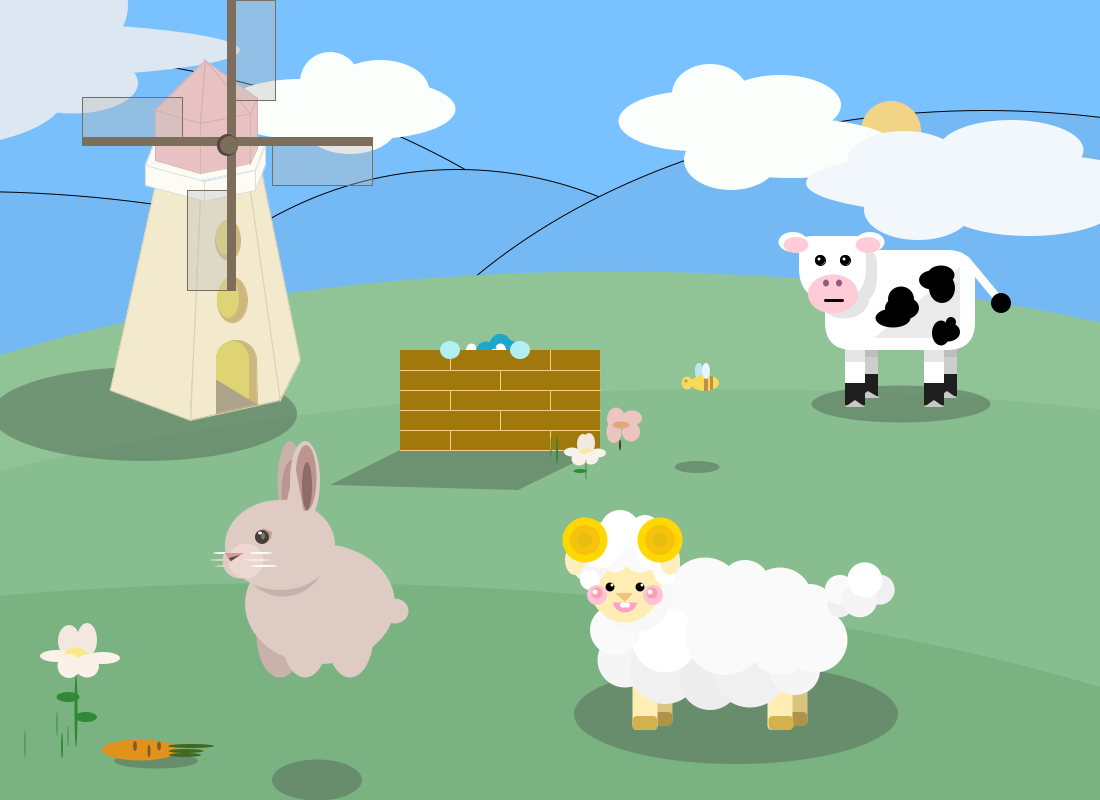
Frame 1 (no input)
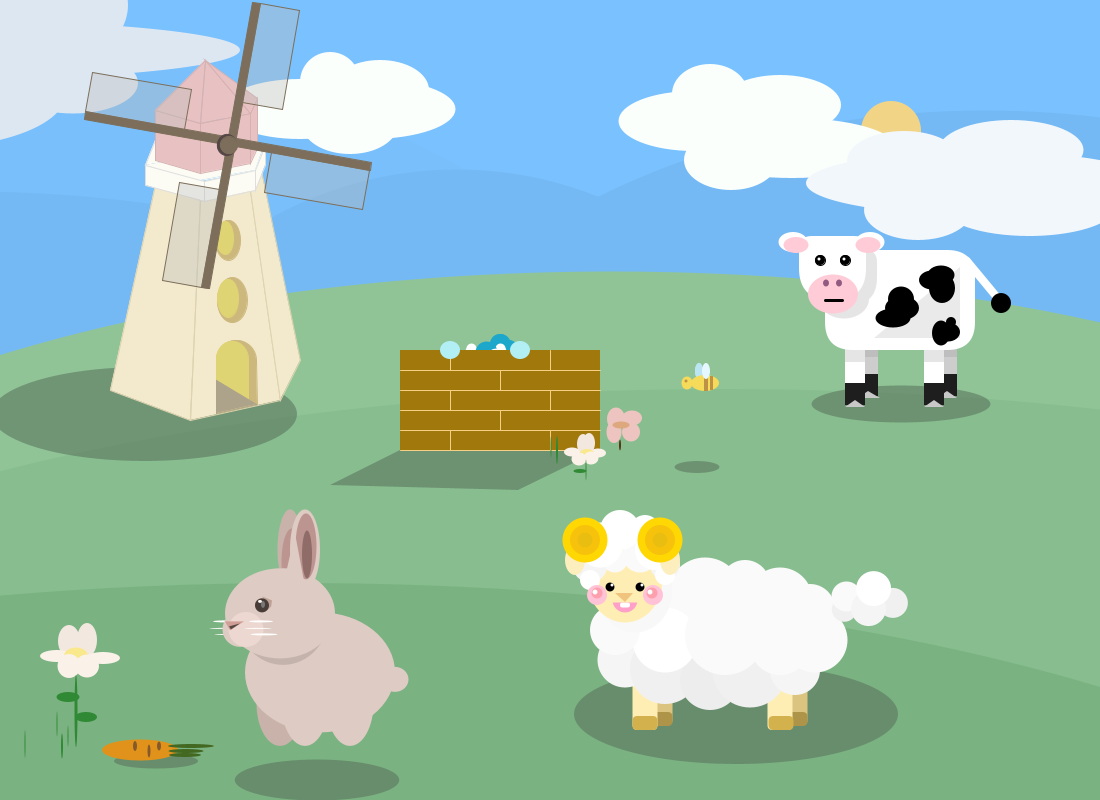
Frame 60 (the mouse pressed at the canvas centre just before this capture)
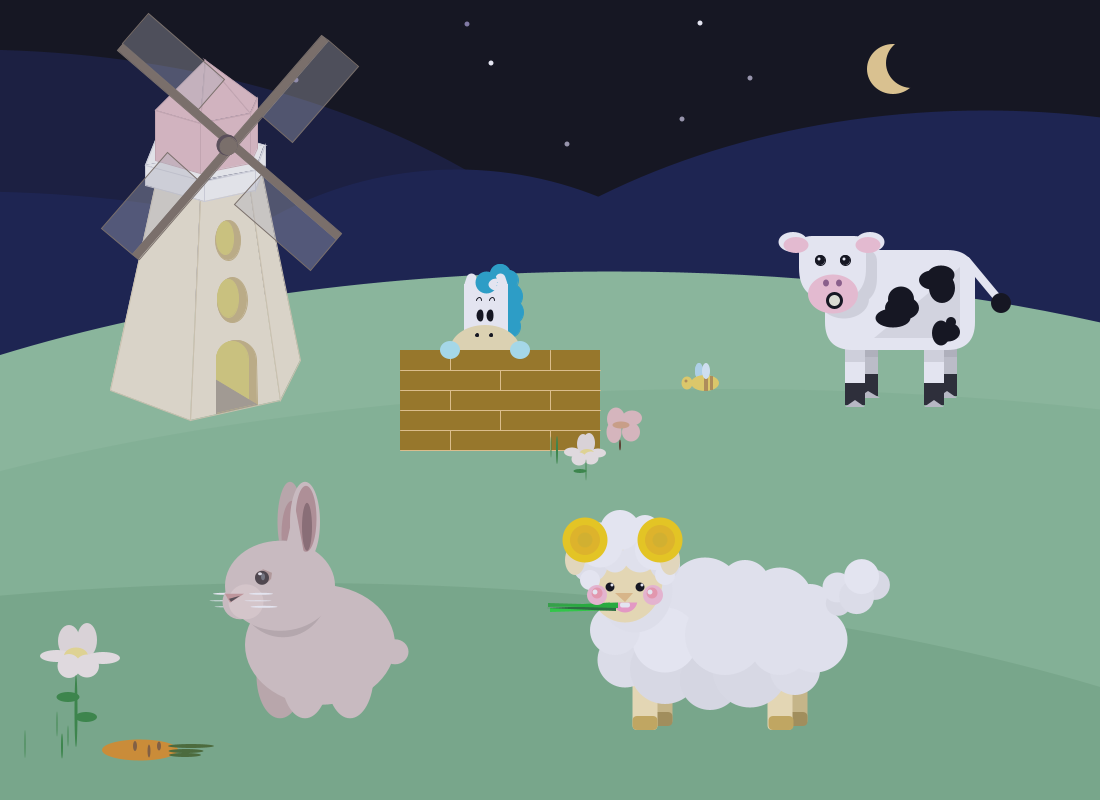
Frame 120 (the mouse held since frame 60 and released just before this capture)

The Processing sketch that drew these frames (run headless with seeded random() and noise(); from frame 60 on, the mouse is pressed at the canvas centre):

// Processing sketch: team_project_final
// ── team_project_final.pde
int hornSize = 0;
int x = 0;
int y = 0;
float angle = 0;
float aVelocity = 0;
float aAcceleration = 0.0001;
float rabx =300;
float raby =600;
float rabShadowLength = 0;
float speed =0;
float gravity = 0.1;
int gx = 0;
float tx = 0;
float ty = 0;
boolean day = true;

void setup() {
  size(1100, 800);
}

//background
void draw() {
  if (mousePressed)
  {
    background(0);
    fill(#070B27);
    ellipse(-33, 509, 1478, 919);
    fill(#0A113B);
    ellipse(-33, 651, 1587, 919);
    ellipse(457, 629, 832, 919);
    ellipse(985, 570, 1326, 919);
    //grassland0
    noStroke();
    fill(#90C496);
    ellipse(612, 700, 2063, 857);
    fill(#88be8f);
    ellipse(724, 826, 2481, 874);
    fill(#7ab281);
    ellipse(297, 1020, 2481, 874);
    //moon
    fill(#F2D487);
    ellipse(893, 69, 52, 50);
    fill(0);
    ellipse(912, 63, 52, 50);
     //stars
    fill(255, 255, 255);
    ellipse(491, 63, 5, 5);
    ellipse(700, 23, 5, 5);
    fill(#A09CAA);
    ellipse(750, 78, 5, 5);
    ellipse(682, 119, 5, 5);
    ellipse(567, 144, 5, 5);
    fill(#857BA2);
    ellipse(467, 24, 5, 5);
    ellipse(296, 80, 5, 5);
    day = false;
  } else {
    //morning

    background(#79C1FF);
    fill(#79bffb);
    ellipse(-33, 509, 1478, 919);
    fill(#74b9f4);
    ellipse(-33, 651, 1587, 919);
    ellipse(457, 629, 832, 919);
    ellipse(985, 570, 1326, 919);
    //grassland0
    noStroke();
    fill(#90C496);
    ellipse(612, 700, 2063, 857);
    fill(#88be8f);
    ellipse(724, 826, 2481, 874);
    fill(#7ab281);
    ellipse(297, 1020, 2481, 874);
    //sun
    fill(#F2D487);
    ellipse(891, 131, 60, 60);
    //cloud 1
    fill(#FAFFFB);
    ellipse(300, 109, 155, 60);
    ellipse(330, 82, 60, 60);
    ellipse(350, 124, 96, 60);
    ellipse(380, 90, 98, 60);
    ellipse(370, 109, 171, 60);
    //cloud 2
    ellipse(792, 148, 209, 60);
    ellipse(710, 94, 76, 60);
    ellipse(731, 160, 94, 60);
    ellipse(780, 105, 122, 60);
    ellipse(694, 121, 151, 60);
    //cloud 3
    fill(#F2F7FC);
    ellipse(979, 183, 346, 64);
    ellipse(1029, 206, 175, 60);
    ellipse(918, 210, 108, 60);
    ellipse(1011, 150, 145, 60);
    ellipse(904, 161, 114, 60);
    //cloud 4
    fill(#DCE7F2);
    ellipse(-41, 5, 338, 177);
    ellipse(-63, 50, 606, 60);
    ellipse(73, 83, 130, 61);
    ellipse(-73, 94, 277, 108);
    day = true;
  }


  //custom functions
  makeCow(900, 300);
  wind(0, 0);
  shoongshoong(400, 350);
  drawSheep(500, 440);
  minji();
}


void makeCow(int x, int y) {
  pushStyle();
  noStroke();
    
  //shadow
  if (day) {
    fill(#5a745d, 150);
  } else {
    fill(#5a745d, 0);
  }
  ellipse(x+1, y+104, 179, 37);  
  
  //create horns
  stroke(1);
  fill(245, 245, 220);
  triangle(x-90, y-60, x-85, y-60-hornSize, x-80, y-60);
  triangle(x-60, y-60, x-55, y-60-hornSize, x-50, y-60);

  noStroke();
  //make cow legs
  //x + 11 (+7 + 4 +15) y - 9(-6 -3)
  fill(205, 205, 205);
  rect(x-42, y+32, 20, 60);
  fill(30, 30, 30);
  rect(x-42, y+74, 20, 22);
  fill(200);
  triangle(x-42, y+98, x-32, y+91, x-20, y+98);
  fill(190, 190, 190);
  rect(x-42, y+32, 20, 25);
  
  fill(255, 255, 255);
  rect(x-55, y+41, 20, 60);
  fill(30, 30, 30);
  rect(x-55, y+83, 20, 22);
  fill(200);
  triangle(x-55, y+107, x-45, y+100, x-35, y+107);
  fill(229, 229, 229);
  rect(x-55, y+32, 20, 30);
  
  fill(205, 205, 205);
  rect(x+37, y+32, 20, 60);
  fill(30, 30, 30);
  rect(x+37, y+74, 20, 22);
  fill(200);
  triangle(x+37, y+98, x+47, y+91, x+57, y+98);
  fill(190, 190, 190);
  rect(x+37, y+32, 20, 25);

  fill(255, 255, 255);
  rect(x+24, y+41, 20, 60);
  fill(30, 30, 30);
  rect(x+24, y+83, 20, 22);
  fill(200);
  triangle(x+24, y+107, x+34, y+100, x+44, y+107);
  fill(229, 229, 229);
  rect(x+24, y+32, 20, 30);
  
  
  //make cow body
  fill(255, 255, 255);
  rect(x-75, y-50, 150, 100, 28);
  
  //make cow body shadow
  fill(234, 234, 234);
  triangle(x+60, y+-33, x+60, y+38, x+-26, y+38);

  //make cow spots
  fill(0, 0, 0);
  ellipse(x+-45, y-18, 19, 24);
  ellipse(x-52, y+-7, 23, 19);
  ellipse(x-42, y-8, 22, 24);
  ellipse(x+-7, y+18, 35, 19);
  ellipse(x+2, y+8, 34, 24);
  ellipse(x+1, y-1, 26, 25);
  ellipse(x+41, y-25, 27, 19);
  ellipse(x+32, y-20, 26, 19);
  ellipse(x+42, y-12, 26, 30);
  ellipse(x+41, y+33, 18, 25);
  ellipse(x+48, y+32, 24, 19);
  ellipse(x+51, y+22, 10, 10);

  //create cow head & mouse shadow
  fill(229, 229, 229);
  rect(x-90, y-50, 67, 55, 13, 12, 44, 59);
  fill(229, 229, 229);
  ellipse(x+-56, y+-1, 50, 39);

  
  //create cow head & mouse
  fill(255, 255, 255);
  rect(x-101, y-64, 67, 64, 13, 12, 44, 59);
  fill(255, 203, 215);
  ellipse(x+-67, y+-6, 50, 39);
  
  //create cow mouse animation
  stroke(1);
  strokeWeight(3);
  if (mousePressed) {
    fill(245, 245, 220);
    circle(x-66, y, 14);
  } else {
    fill(0, 0, 0);
    line(x-75, y+0, x-58, y+0);
  }

  //create cow eyes
  strokeWeight(1);
  fill(0, 0, 0);
  circle(x+-80, y+-40, 10);
  circle(x+-55, y+-40, 10);
  noStroke();
  fill(255, 255, 255);
  circle(x+-81, y+-41, 3);
  circle(x+-56, y+-41, 3);
  
  //create cow nose
  noStroke();
  fill(144, 90, 129);
  ellipse(x+-74, y+-17, 6, 7);
  ellipse(x+-61, y+-17, 6, 7);
  
  //create cow ears
  fill(255, 255, 255);
  ellipse(x-30, y+-58, 29, 20);
  fill(255, 255, 255);
  ellipse(x-107, y+-58, 29, 20);
  fill(255, 203, 215);
  ellipse(x-32, y+-55, 25, 16);
  fill(255, 203, 215);
  ellipse(x-104, y+-55, 25, 16);
  
  //create cow tail
  stroke(255);
  strokeWeight(8);
  line(x+100, y+1, x+66, y-40);
  noStroke();
  fill(0);
  ellipse(x+101, y+3, 20, 20);

  //increase horn size when mouse is near cow
  stroke(1);
  if (dist(mouseX, mouseY, x, y) < 110) {
    hornSize += 1;
  } else {
    hornSize -= 2;
  }

  hornSize = constrain(hornSize, 0, 15);

  //if horn size is max and mouse pressed create milk
  if (hornSize == 15 && mousePressed) {
    noStroke();
    fill(228, 204, 204);
    rect(x-110, y+40, 20, 20, 5);
     fill(228, 204, 204);
    rect(x-110, y+40, 20, 20, 5);
    fill(255);
    rect(x-115, y+53, 30, 60, 5);
    fill(228);
    rect(x-112, y+57, 24, 52, 5);
    fill(255);
    rect(x-110, y+59, 25, 53, 5);
  }


  popStyle();
}

void wind(int x, int y) {
  pushStyle();

  //shadow
  if (day) {
    fill(#5a745d, 150);
  } else {
    fill(#5a745d, 0);
  }
  ellipse(x+144, y+414, 306, 94);

  //body
  fill(243, 234, 205);
  stroke(222, 210, 174);
  quad(200, 200, 250, 190, 280, 400, 190, 420);
  quad(155, 185, 200, 200, 190, 420, 110, 390);
  quad(250, 190, 260, 165, 300, 360, 280, 400);

  //window
  fill(204, 184, 125);
  stroke(204, 184, 125);
  ellipse(228, 240, 25, 40);
  ellipse(232, 300, 30, 45);
  fill(223, 212, 115);
  stroke(223, 212, 115);
  ellipse(225, 238, 17, 33);
  ellipse(228, 298, 21, 38);

  //door
  fill(204, 184, 125);
  stroke(204, 184, 125);
  ellipse(236, 360, 40, 40);
  quad(216, 360, 256, 360, 257, 404, 217, 413);
  fill(223, 212, 115);
  stroke(223, 212, 115);
  ellipse(232, 359, 32, 36);
  quad(216, 360, 248, 360, 248, 405, 216, 413);
  fill(173, 163, 139);
  stroke(173, 163, 139);
  triangle(216, 413, 216, 380, 256, 404);

  //head
  fill(252, 252, 245);
  stroke(222, 222, 222);
  quad(155, 140, 215, 130, 265, 145, 145, 165);
  stroke(252, 252, 245);
  quad(146, 165, 264, 145, 255, 170, 195, 181);
  stroke(222, 222, 222);
  quad(145, 165, 204, 181, 204, 201, 145, 185);
  quad(204, 181, 255, 170, 255, 190, 204, 201);
  quad(255, 170, 265, 145, 265, 165, 255, 190);

  fill(232, 194, 194);
  stroke(214, 177, 177);
  quad(155, 160, 155, 110, 200, 123, 200, 173);
  quad(200, 173, 200, 123, 250, 113, 250, 163);
  quad(250, 163, 250, 113, 257, 98, 257, 148);
  triangle(200, 123, 205, 60, 250, 113);
  triangle(155, 110, 205, 60, 200, 123);
  triangle(250, 113, 205, 60, 257, 98);

  //wing
  pushMatrix();
  translate(227, 145);
  rotate(angle);

  fill(124, 110, 90);
  stroke(124, 110, 90);
  rect(0, -145, 8, 290);
  rect(-145, -8, 290, 8);

  fill(188, 188, 188, 95);
  quad(-145, -8, -145, -48, -45, -48, -45, -8);
  quad(8, -145, 48, -145, 48, -45, 8, -45);
  quad(145, 0, 145, 40, 45, 40, 45, 0);
  quad(0, 145, -40, 145, -40, 45, 0, 45);

  aVelocity = aVelocity + aAcceleration;

  angle = angle + aVelocity;

  if (angle > 30) {
    aVelocity = aVelocity - aAcceleration;
  }

  fill(85, 70, 70);
  stroke(85, 70, 70);
  ellipse(0, 0, 20, 21);
  fill(124, 110, 90);
  stroke(124, 110, 90);
  circle(2, 0, 17);
  popMatrix();

  popStyle();
}

void shoongshoong(int a, int b) {

  pushStyle();

  int x=a;
  int y=b+70;
  if (mouseX<a+200 && mouseX>a && mouseY>b && mouseY<b+90) {
    y-=70;
  }

  //shadow
  if (day) {
    fill(#5a745d, 150);
  } else {
    fill(#5a745d, 0);
  }
  quad(a, b+100, a-70, b+135, a+118, b+140, a+200, b+100);

  //hair
  stroke(#1DA7CB);
  fill(#1DA7CB);
  ellipse(x+100, y-76, 20, 20);
  ellipse(x+108, y-70, 20, 20);
  ellipse(x+110, y-54, 25, 25);
  ellipse(x+111, y-38, 25, 25);
  ellipse(x+109, y-24, 23, 23);

  //ear
  strokeWeight(10);
  strokeJoin(ROUND);
  stroke(255);
  triangle(x+69, y-66, x+73, y-66, x+71, y-72);
  triangle(x+102, y-66, x+98, y-66, x+100, y-72);

  //face
  noStroke();
  fill(255);
  rect(x+64, y-66, 44, 65);
  fill(#F5E7B2);
  ellipse(x+85, y, 70, 50);

  //hair
  stroke(#1DA7CB);
  fill(#1DA7CB);
  ellipse(x+86, y-68, 12, 12);
  stroke(255);
  fill(255);
  ellipse(x+97, y-66, 8, 2);

  //eyes
  fill(0);
  stroke(0);
  strokeWeight(2);
  ellipse(x+80, y-35, 5, 10);
  ellipse(x+90, y-35, 5, 10);

  //eyebrows
  stroke(0);
  strokeWeight(1);
  noFill();
  arc(x+79, y-50, 5, 5, PI, TWO_PI);
  arc(x+92, y-50, 5, 5, PI, TWO_PI);

  //nose
  fill(0);
  ellipse(x+77, y-15, 3, 3);
  ellipse(x+91, y-15, 3, 3);

  //wall
  noStroke();
  fill(#A0780B);
  rect(a, b, 200, 100);
  stroke(#F5CF83);
  strokeWeight(1);
  line(a, b+20, a+200, b+20);
  line(a, b+40, a+200, b+40);
  line(a, b+60, a+200, b+60);
  line(a, b+80, a+200, b+80);
  line(a, b+100, a+200, b+100);
  line(a+50, b, a+50, b+20);
  line(a+150, b, a+150, b+20);
  line(a+100, b+20, a+100, b+40);
  line(a+50, b+40, a+50, b+60);
  line(a+150, b+40, a+150, b+60);
  line(a+100, b+60, a+100, b+80);
  line(a+50, b+80, a+50, b+100);
  line(a+150, b+80, a+150, b+100);
  //hands
  fill(#B2EFF5);
  noStroke();
  ellipse(a+50, b, 20, 18);
  ellipse(a+120, b, 20, 18);


  popStyle();
}

void drawSheep(int x, int y) {
  pushStyle();
  rectMode(CENTER);
  noStroke();

  //shadow
  if (day) {
    fill(#5a745d, 150);
  } else {
    fill(#5a745d, 0);
  }
  ellipse(x+236, y+274, 324, 100);


  //legs_fore
  fill(218, 196, 127);
  rect(x+160, y+255, 25, 60, 5);
  fill(173, 148, 72);
  rect(x+160, y+279, 25, 14, 5);
  fill(255, 238, 180);
  rect(x+145, y+260, 25, 60, 5);
  fill(211, 178, 78);
  rect(x+145, y+283, 25, 14, 5);

  //legs_hind
  fill(218, 196, 127);
  rect(x+295, y+255, 25, 60, 5);
  fill(173, 148, 72);
  rect(x+295, y+279, 25, 14, 5);
  fill(255, 238, 180);
  rect(x+280, y+260, 25, 60, 5);
  fill(211, 178, 78);
  rect(x+281, y+283, 25, 14, 5);


  //body_top
  fill(255);
  ellipse(x+125, y+170, 50, 50);
  fill(255);
  ellipse(x+160, y+160, 60, 60);
  fill(250);
  ellipse(x+205, y+155, 75, 75);
  ellipse(x+245, y+145, 50, 50);
  fill(250);
  ellipse(x+280, y+160, 65, 65);
  ellipse(x+310, y+169, 50, 50);

  //body_bottom
  fill(245);
  ellipse(x+125, y+220, 55, 55);
  fill(240);
  ellipse(x+165, y+229, 70, 70);
  fill(237);
  ellipse(x+210, y+240, 60, 60);
  fill(240);
  ellipse(x+250, y+230, 75, 75);
  fill(245);
  ellipse(x+295, y+230, 50, 50);
  fill(250);
  ellipse(x+315, y+200, 65, 65);

  //body_middle
  fill(255);
  ellipse(x+165, y+200, 65, 65);
  fill(250);
  ellipse(x+225, y+195, 80, 80);
  ellipse(x+280, y+205, 60, 60);
  fill(250);
  ellipse(x+115, y+190, 50, 50);

  //tail
  if (tx > -5 && ty > -5) {
    tx = tx - 0.1;
    ty = ty - 0.1;
  } else {
    tx = tx * -1;
    ty = ty * -1;
  }

  fill(240);
  ellipse(x+340+tx, y+165+ty, 25, 25);
  fill(250);
  ellipse(x+340+tx*1.5, y+150+ty*1.5, 30, 30);
  fill(240);
  ellipse(x+380+tx*3, y+150+ty*3, 30, 30);
  fill(245);
  ellipse(x+360+tx*2, y+160+ty*2, 35, 35);
  fill(255);
  ellipse(x+365+tx*2, y+140+ty*2, 35, 35);


  //face_center
  fill(248);
  ellipse(x+135, y+150, 75, 85);
  fill(255, 238, 180);
  ellipse(x+125, y+140, 75, 85);

  //face_top
  fill(245);
  ellipse(x+90, y+125, 35, 35);

  fill(250);
  ellipse(x+115, y+120, 25, 25);
  fill(250);
  ellipse(x+140, y+115, 35, 35);
  fill(245);
  ellipse(x+165, y+125, 30, 30);
  fill(255);
  ellipse(x+100, y+105, 45, 45);
  ellipse(x+120, y+90, 40, 40);
  ellipse(x+145, y+90, 30, 30);
  ellipse(x+155, y+110, 40, 40);
  fill(255);
  ellipse(x+90, y+140, 20, 20);
  fill(255);
  ellipse(x+165, y+135, 20, 20);


  //mouse
  fill(255, 160, 200);
  ellipse(x+125, y+160, 25, 25);

  //grass
  if (mousePressed) {
    gx += 1;
    if (gx > 50) {
      gx = gx*-1;
    }


    fill(34, 218, 47);
    triangle(x+92+gx, y+172, x+92+gx, y+168, x+160+gx, y+170);
    fill(42, 169, 51);
    triangle(x+90+gx, y+167, x+90+gx, y+163, x+160+gx, y+165);
    fill(29, 108, 38);
    triangle(x+88+gx, y+168, x+158+gx, y+165, x+158+gx, y+171);
    fill(24, 183, 36);
    triangle(x+90+gx, y+166, x+160+gx, y+162, x+160+gx, y+168);
  }


  //tooth
  fill(255);
  rect(x+125, y+165, 10, 5, 5);
  fill(255, 238, 180);
  rect(x+125, y+150, 30, 25);

  //nose
  fill(240, 196, 127);
  triangle(x+115, y+153, x+125, y+162, x+133, y+153);


  //eyes
  fill(0);
  ellipse(x+110, y+147, 9, 9);
  ellipse(x+140, y+147, 9, 9);
  fill(255);
  ellipse(x+112, y+145, 3, 3);
  ellipse(x+142, y+145, 3, 3);

  //ears
  fill(253, 238, 190);
  ellipse(x+75, y+120, 20, 30);
  ellipse(x+170, y+120, 20, 30);

  fill(255, 215, 3);
  ellipse(x+85, y+100, 45, 45);
  ellipse(x+160, y+100, 45, 45);
  fill(247, 194, 11);
  ellipse(x+85, y+100, 30, 30);
  ellipse(x+160, y+100, 30, 30);
  fill(233, 190, 17);
  ellipse(x+85, y+100, 15, 15);
  ellipse(x+160, y+100, 15, 15);


  //cheek
  fill(255, 194, 214);
  ellipse(x+97, y+155, 20, 20);
  ellipse(x+153, y+155, 20, 20);
  fill(255, 221, 233);
  ellipse(x+95, y+152, 7, 7);
  ellipse(x+150, y+152, 7, 7);
  fill(254, 159, 173);
  ellipse(x+97, y+153, 11, 11);
  ellipse(x+152, y+153, 11, 11);
  fill(255);
  ellipse(x+95, y+152, 5, 5);
  ellipse(x+150, y+152, 5, 5);


  popStyle();
}

void minji() {
  pushStyle();
  noStroke();

  //shadow
  if (day) {
    fill(#5a745d, 150);
  } else {
    fill(#5a745d, 0);
  }
  ellipse(x+317, y+780, 90+rabShadowLength, 41);
  ellipse(x+156, y+761, 84, 15);
  //breadl
  fill(255);
  ellipse(rabx+-75, raby+-47, 24, 2);
  ellipse(rabx+-77, raby+-40, 27, 1);
  ellipse(rabx+-72, raby+-34, 27, 1);
  //ears
  fill(201, 178, 169);
  ellipse(rabx-10, raby-119, 25, 80);
  triangle(rabx+-20, raby+-87, rabx+-11, raby+-135, rabx+5, raby+-82);
  fill(189, 149, 144);
  ellipse(rabx+-8, raby-107, 21, 66);
  fill(222, 203, 195);
  ellipse(rabx+5, raby-119, 30, 80);
  //legback
  fill(201, 178, 169);
  ellipse(rabx-20, raby+35, 47, 85);
  //body
  fill(222, 203, 195);
  ellipse(rabx+20, raby+4, 150, 120);
  //bodyshadow
  fill(196, 179, 172);
  ellipse(rabx+-17, raby-52, 91, 97);
  //face
  fill(222, 203, 195);
  ellipse(rabx+-20, raby-55, 110, 90);
  ellipse(rabx+-60, raby-39, 35, 35);
  fill(236, 216, 208);
  ellipse(rabx+-54, raby-39, 35, 35);
  //earssmall
  fill(189, 149, 144);
  ellipse(rabx+6, raby-122, 21, 66);
  fill(222, 203, 195);
  triangle(rabx+-15, raby+-91, rabx+-5, raby+-135, rabx+5, raby+-82);
  fill(143, 108, 104);
  ellipse(rabx+7, raby-114, 10, 48);

  //eyes
  fill(#BFA094);
  ellipse(rabx-37,raby-64,16,13);
  triangle(rabx+-38,raby+-72,rabx+-29, raby+-61,rabx+-28,raby+-68);
  fill(#483D38);
  ellipse(rabx+-38,raby+-63,14,14);
  fill(120);
  ellipse(rabx+-37,raby+-64,4,7);
  fill(#FCF7F5);
  ellipse(rabx-40,raby-67,4,3);
  
  //legs
  fill(222, 203, 195);
  ellipse(rabx+5, raby+35, 47, 85);
  ellipse(rabx+50, raby+35, 47, 85);
  //nose
  fill(209, 158, 150);
  triangle(rabx-75, raby-47, rabx+-56, raby-47, rabx+-70, raby-38);
  //noseshadow
  fill(84, 72, 67);
  triangle(rabx+-69, raby+-39, rabx+-60, raby+-45, rabx+-71, raby+-42);
  //tail
  fill(222, 203, 195);
  ellipse(rabx+95, raby+11, 27, 25);
  //breadr
  fill(255);
  ellipse(rabx+-39, raby+-47, 24, 2);
  ellipse(rabx+-42, raby+-40, 27, 1);
  ellipse(rabx-36, raby+-34, 27, 2);
  //bouncing
  raby = raby + speed;
  speed = speed + gravity;
  if (raby > height-84) {
    speed = speed * -0.9;
    raby=height-92;
  }
  rabShadowLength += speed;
  if (raby > height-84) {
    rabShadowLength *= -0.9;
  }
  
  rabShadowLength = constrain(rabShadowLength, 0, 140);
  //carrot
  fill(#E0921B);
  ellipse(x+140, y+750, 76, 21);
  fill(#436822);
  ellipse(x+186, y+751, 35, 4);
  ellipse(x+185, y+755, 32, 4);
  ellipse(x+191, y+746, 46, 4);
  fill(#855929);
  ellipse(x+149, y+751, 3, 13);
  ellipse(x+159, y+746, 4, 9);
  ellipse(x+135, y+746, 4, 10);
  
  //flowerfront
  fill(#f3e8e0);
  ellipse(x+87, y+640, 20, 34);
  ellipse(x+69, y+641, 22, 32);
  fill(#FAF1E8);
  ellipse(x+103, y+658, 34, 12);
  ellipse(x+57, y+656, 34, 12);
  fill(#f9e88c);
  ellipse(x+76, y+656, 24, 17);
  fill(#FAF1E8);
  ellipse(x+87, y+666, 24, 23);
  ellipse(x+69, y+666, 23, 24);
  fill(#308934);
  ellipse(x+76, y+711, 3, 72);
  ellipse(x+68, y+697, 23, 10);
  ellipse(x+86, y+717, 22, 10);
  
  //flowerback
  fill(#f3e8e0);
  ellipse(x+589, y+443, 12, 20);
  ellipse(x+583, y+444, 12, 20);
  fill(#FAF1E8);
  ellipse(x+598, y+453, 16, 9);
  ellipse(x+572, y+452, 16, 9);
  fill(#f9e88c);
  ellipse(x+587, y+453, 14, 8);
  fill(#FAF1E8);
  ellipse(x+591, y+458, 15, 13);
  ellipse(x+579, y+459, 15, 13);
  fill(#308934);
  ellipse(x+586, y+470, 1, 21);
  ellipse(x+580, y+471, 13, 4);
  
  //flower2
  fill(#573313);
  ellipse(x+620,y+445,2,11);
  fill(#EDC4BF);
  ellipse(x+616,y+419,18,23);
  ellipse(x+632,y+418,20,15);
  ellipse(x+631,y+432,18,19);
  ellipse(x+614,y+432,15,22);
  fill(#dda87e);
  ellipse(x+621,y+425,-17,7);
  
  //grawadd
  fill(#308934);
  ellipse(x+557, y+450, 2, 28);
  ellipse(x+551, y+447, 1, 21);
  ellipse(x+25, y+744, 1, 28);
  ellipse(x+68, y+736, 1, 21);
  ellipse(x+62, y+746, 2, 25);
  ellipse(x+57, y+724, 1, 25);
  popStyle();
  
  //bee shadow
  if (day) {
    fill(#5a745d, 150);
  } else {
    fill(#5a745d, 0);
  }
  ellipse(x+697, y+467, 45, 12);
  
  //bee
  fill(#bce5f4);
  ellipse(x+699, y+371, 8, 16);
  fill(#bce5f4);
  ellipse(x+699, y+371, 8, 16);
  fill(#F5DB59);
  ellipse(x+705, y+383, 28, 16);
  ellipse(x+687, y+383, 11, 13);
  fill(#bd9246);
  rect(x+704, y+376, 4, 15);
  rect(x+710, y+376, 3, 14);
  fill(#E5F8FF);
  ellipse(x+706, y+371, 8, 16);
  fill(#bd9246);
  ellipse(x+686, y+381, 3, 3);
  
  //change color tone
  if (day){
    fill(5, 0);
    rect(0, 0, 1100, 800);
  } else {
    fill(#6F73B4, 50);
    rect(0, 0, 1100, 800);
  }
}
